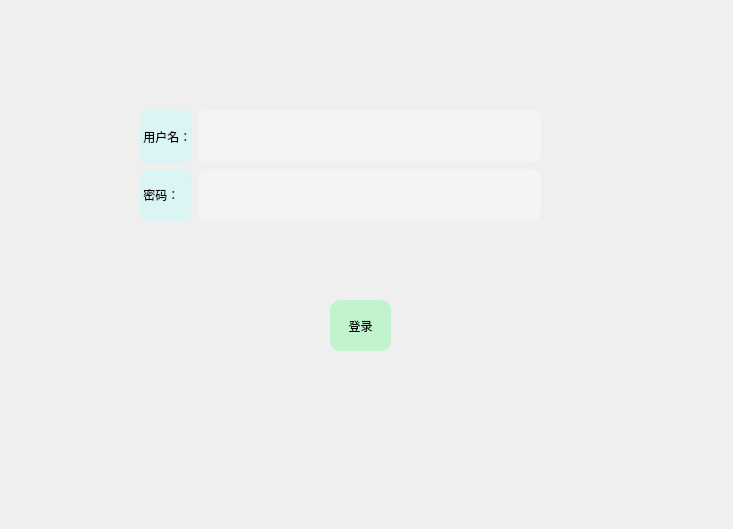
<?xml version="1.0" encoding="UTF-8"?>
<ui version="4.0">
 <class>login</class>
 <widget class="QWidget" name="login">
  <property name="geometry">
   <rect>
    <x>0</x>
    <y>0</y>
    <width>733</width>
    <height>529</height>
   </rect>
  </property>
  <property name="sizePolicy">
   <sizepolicy hsizetype="Fixed" vsizetype="Fixed">
    <horstretch>0</horstretch>
    <verstretch>0</verstretch>
   </sizepolicy>
  </property>
  <property name="windowTitle">
   <string>login</string>
  </property>
  <widget class="QPushButton" name="pushButton_login">
   <property name="geometry">
    <rect>
     <x>330</x>
     <y>300</y>
     <width>61</width>
     <height>51</height>
    </rect>
   </property>
   <property name="styleSheet">
    <string notr="true">				   QPushButton{
	font: 11pt &quot;楷体&quot;;
	background-color: rgb(85, 255, 127,0.3);
	
				   border-radius:10px;
				   
                                                                
                   }

                   QPushButton:pressed{
                   
	
                   }
                   
                   QPushButton:hover{
	background-color: rgb(0, 85, 255);
                   }

</string>
   </property>
   <property name="text">
    <string>登录</string>
   </property>
  </widget>
  <widget class="QWidget" name="widget" native="true">
   <property name="geometry">
    <rect>
     <x>140</x>
     <y>110</y>
     <width>401</width>
     <height>111</height>
    </rect>
   </property>
   <layout class="QGridLayout" name="gridLayout">
    <item row="0" column="0">
     <widget class="QLabel" name="label">
      <property name="styleSheet">
       <string notr="true">background-color: rgb(170, 255, 255,0.3);
font: 11pt &quot;楷体&quot;;
border-radius:10px;</string>
      </property>
      <property name="text">
       <string> 用户名：</string>
      </property>
     </widget>
    </item>
    <item row="0" column="1">
     <widget class="QLineEdit" name="lineEdit_UserId">
      <property name="enabled">
       <bool>true</bool>
      </property>
      <property name="sizePolicy">
       <sizepolicy hsizetype="Expanding" vsizetype="Expanding">
        <horstretch>0</horstretch>
        <verstretch>0</verstretch>
       </sizepolicy>
      </property>
      <property name="styleSheet">
       <string notr="true">border-radius:10px;
background-color: rgb(255, 255, 255,0.3);
font: 11pt &quot;楷体&quot;;</string>
      </property>
     </widget>
    </item>
    <item row="1" column="0">
     <widget class="QLabel" name="label_2">
      <property name="sizePolicy">
       <sizepolicy hsizetype="Preferred" vsizetype="Expanding">
        <horstretch>0</horstretch>
        <verstretch>0</verstretch>
       </sizepolicy>
      </property>
      <property name="styleSheet">
       <string notr="true">background-color: rgb(170, 255, 255,0.3);
font: 11pt &quot;楷体&quot;;
border-radius:10px;</string>
      </property>
      <property name="text">
       <string> 密码：</string>
      </property>
     </widget>
    </item>
    <item row="1" column="1">
     <widget class="QLineEdit" name="lineEdit_password">
      <property name="sizePolicy">
       <sizepolicy hsizetype="Expanding" vsizetype="Expanding">
        <horstretch>0</horstretch>
        <verstretch>0</verstretch>
       </sizepolicy>
      </property>
      <property name="acceptDrops">
       <bool>false</bool>
      </property>
      <property name="styleSheet">
       <string notr="true">border-radius:10px;
background-color: rgb(255, 255, 255,0.3);
font: 11pt &quot;楷体&quot;;</string>
      </property>
      <property name="echoMode">
       <enum>QLineEdit::Password</enum>
      </property>
     </widget>
    </item>
   </layout>
  </widget>
 </widget>
 <resources/>
 <connections/>
</ui>
